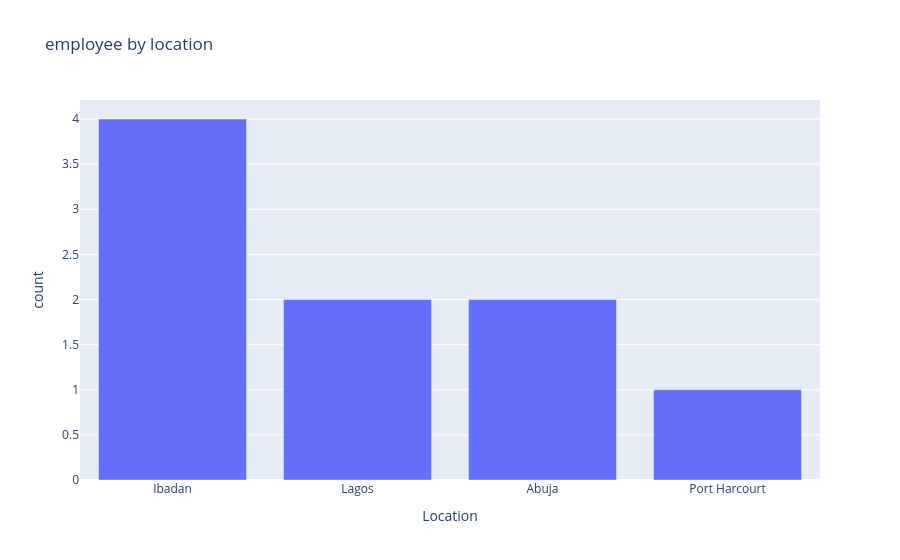

The notebook cell this image was saved under:
### Code cell
location_count = merge_df["office_location"].value_counts()
fig = px.bar(
    x = location_count.index,
    y=location_count.values,
    title="employee by location "
)

fig.update_layout(xaxis_title = "Location", yaxis_title = "count")

fig.show()

### Figure 1 — Plotly figure (JSON) as saved in the notebook; plotly's stock layout.template omitted (floating-point values rounded to 4 significant figures)
{"data": [{"hovertemplate": "x=%{x}<br>y=%{y}<extra></extra>", "legendgroup": "", "marker": {"color": "#636efa", "pattern": {"shape": ""}}, "name": "", "orientation": "v", "showlegend": false, "textposition": "auto", "type": "bar", "x": ["Ibadan", "Lagos", "Abuja", "Port Harcourt"], "xaxis": "x", "y": [4, 2, 2, 1], "yaxis": "y"}], "layout": {"barmode": "relative", "legend": {"tracegroupgap": 0}, "title": {"text": "employee by location "}, "xaxis": {"anchor": "y", "domain": [0, 1], "title": {"text": "Location"}}, "yaxis": {"anchor": "x", "domain": [0, 1], "title": {"text": "count"}}}}
